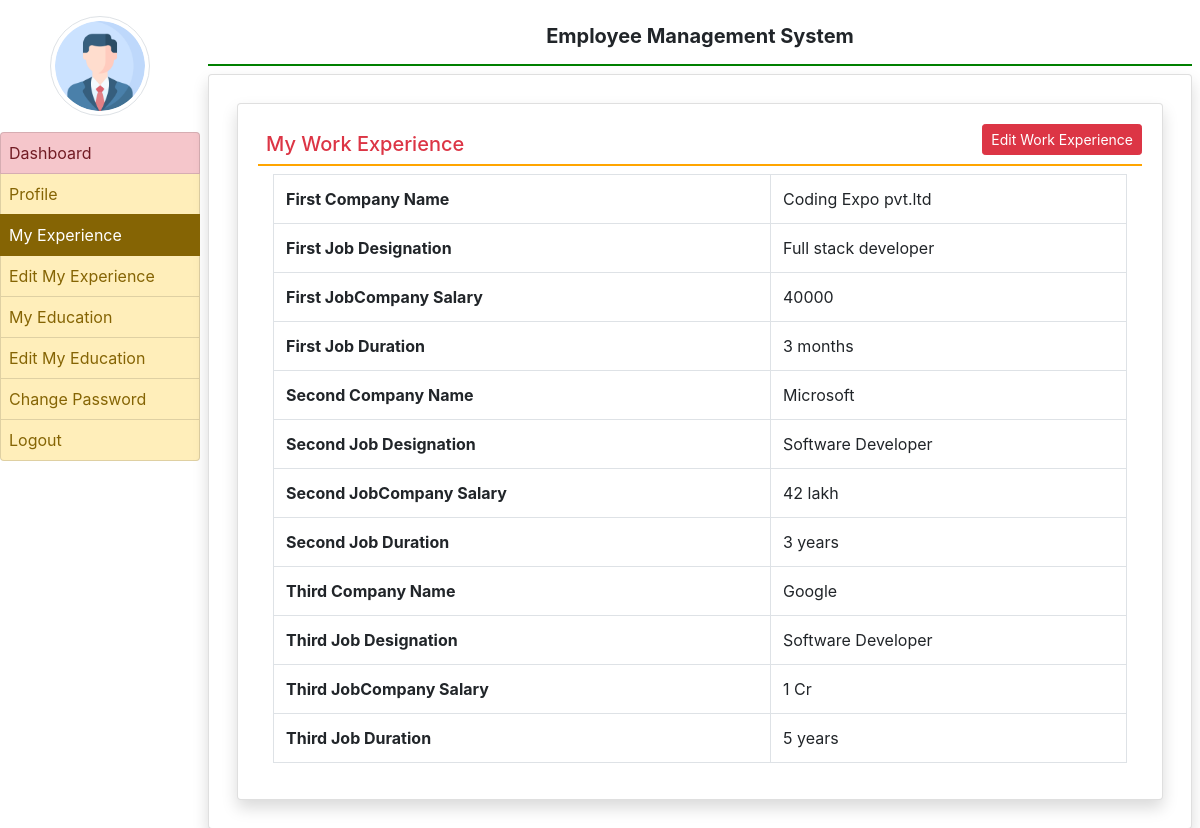
The app's page /my_experience/ (signed in) with its own data.
### employee/models.py (models this page shows, shortened)
class EmployeeExperience(models.Model):
    user = models.ForeignKey(User, on_delete=models.CASCADE)
    company1name = models.CharField(max_length=100,null=True)
    company1deg = models.CharField(max_length=100,null=True)
    company1salary = models.CharField(max_length=100,null=True)
    company1duration = models.CharField(max_length=100,null=True)
    company2name = models.CharField(max_length=100,null=True)
    company2deg = models.CharField(max_length=100,null=True)
    company2salary = models.CharField(max_length=100,null=True)
    company2duration = models.CharField(max_length=100,null=True)
    company3name = models.CharField(max_length=100,null=True)
    company3deg = models.CharField(max_length=100,null=True)
    company3salary = models.CharField(max_length=100,null=True)
    company3duration = models.CharField(max_length=100,null=True)

### employee/views.py (the view)
# urls.py: path('my_experience/',my_experience,name="my_experience"),
def my_experience(request):
    if not request.user.is_authenticated:
        return redirect('emplogin')
    user = request.user
    experience = EmployeeExperience.objects.get(user=user)
    return render(request,'my_experience.html',locals())

### employee/templates/my_experience.html
{% extends 'emp_base.html' %}
{% block main %}
<div class="card shadow m-2">
    <div class="card-body">
        <a href="{% url 'edit_experience' %}" class="btn btn-danger float-right btn-sm">Edit Work Experience</a>
        <h5 class="p-2 text-danger" style="border-bottom :2px solid orange">My Work Experience</h5>
        <div class="container-fluid">
            <table class="table table-bordered">
                <tr>
                    <th>First Company Name</th>
                    <td>{{experience.company1name}}</td>
                </tr>
                <tr>
                    <th>First Job Designation</th>
                    <td>{{experience.company1deg}}</td>
                </tr>
                <tr>
                    <th>First JobCompany Salary</th>
                    <td>{{experience.company1salary}}</td>
                </tr>
                <tr>
                    <th>First Job Duration</th>
                    <td>{{experience.company1duration}}</td>
                </tr>
                <tr>
                    <th>Second Company Name</th>
                    <td>{{experience.company2name}}</td>
                </tr>
                <tr>
                    <th>Second Job Designation</th>
                    <td>{{experience.company2deg}}</td>
                </tr>
                <tr>
                    <th>Second JobCompany Salary</th>
                    <td>{{experience.company2salary}}</td>
                </tr>
                <tr>
                    <th>Second Job Duration</th>
                    <td>{{experience.company2duration}}</td>
                </tr>
                <tr>
                    <th>Third Company Name</th>
                    <td>{{experience.company3name}}</td>
                </tr>
                <tr>
                    <th>Third Job Designation</th>
                    <td>{{experience.company3deg}}</td>
                </tr>
                <tr>
                    <th>Third JobCompany Salary</th>
                    <td>{{experience.company3salary}}</td>
                </tr>
                <tr>
                    <th>Third Job Duration</th>
                    <td>{{experience.company3duration}}</td>
                </tr>
            </table>
        </div>
    </div>
</div>
{% endblock %}

### records on screen
EmployeeExperience: company1name "Coding Expo pvt.ltd", company1deg "Full stack developer", company1salary "40000", company1duration "3 months", company2name "Microsoft", company2deg "Software Developer", company2salary "42 lakh", company2duration "3 years", company3name "Google", company3deg "Software Developer", company3salary "1 Cr", company3duration "5 years"
